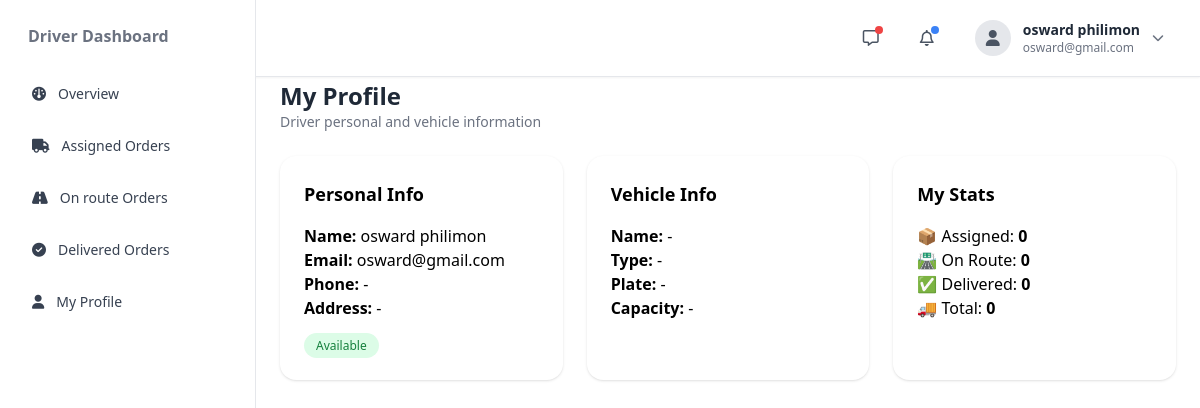
The app's page /profile/ (signed in) with its own data.
### accounts/models.py (models this page shows)
class User(AbstractUser):
    username = None
    email = models.EmailField(unique=True)
    first_name = models.CharField(max_length=150)
    last_name = models.CharField(max_length=150)
    phone = models.CharField(max_length=20, blank=True, null=True)
    ROLE_CHOICES = (
        ('ADMIN', 'Admin'),
        ('CUSTOMER', 'Customer'),
        ('DRIVER', 'Driver'),
    )
    role = models.CharField(
        max_length=20,
        choices=ROLE_CHOICES,
        default='CUSTOMER'
    )
    license_number = models.CharField(max_length=100, blank=True, null=True)
    vehicle_number = models.CharField(max_length=100, blank=True, null=True)
    vehicle_name = models.CharField(
            max_length=150,
            blank=True,
            null=True
        )
    VEHICLE_TYPES = (
        ("TRUCK", "Truck"),
        ("PICKUP", "Pickup"),
        ("TRAILER", "Trailer"),
        ("VAN", "Van"),
        ("MOTORCYCLE", "Motorcycle"),
    )
    vehicle_type = models.CharField(
        max_length=30,
        choices=VEHICLE_TYPES,
        blank=True,
        null=True
    )
    vehicle_model = models.CharField(
        max_length=100,
        blank=True,
        null=True
    )
    vehicle_color = models.CharField(
        max_length=50,
        blank=True,
        null=True
    )
    vehicle_capacity = models.CharField(
        max_length=50,
        blank=True,
        null=True,
        help_text="Example: 5 Tons"
    )
    address = models.TextField(
        blank=True,
        null=True
    )
    is_available = models.BooleanField(default=True)
    is_verified = models.BooleanField(default=False)
    created_at = models.DateTimeField(auto_now_add=True)
    USERNAME_FIELD = 'email'
    REQUIRED_FIELDS = ['first_name', 'last_name']
    objects = CustomUserManager()

### accounts/views.py (the view)
# urls.py: path('profile/', views.driver_profile, name='driver_profile'),
def driver_profile(request):
    driver = request.user
    orders = Order.objects.filter(driver=driver)
    total_orders = orders.count()
    delivered = orders.filter(status='DELIVERED').count()
    on_route = orders.filter(status='ON_ROUTE').count()
    assigned = orders.filter(status='ASSIGNED').count()
    return render(request, 'driver/profile.html', {
        "driver": driver,
        "total_orders": total_orders,
        "delivered": delivered,
        "on_route": on_route,
        "assigned": assigned,
    })

### templates/driver/profile.html
{% extends 'driver/base.html' %}
{% block content %}
{% include 'driver/nav.html' %}
{% include 'driver/sidebar.html' %}
<div class="sm:ml-64 min-h-screen pt-20 px-6 pb-10 ">
    <div class="mb-6">
        <h1 class="text-2xl font-bold text-gray-800">
            My Profile
        </h1>
        <p class="text-gray-500 text-sm">
            Driver personal and vehicle information
        </p>
    </div>
    <div class="grid grid-cols-1 md:grid-cols-3 gap-6 mb-8">
        <div class="bg-white p-6 rounded-2xl shadow">
            <h2 class="text-lg font-bold mb-4">Personal Info</h2>
            <p><strong>Name:</strong> {{ driver.first_name }} {{ driver.last_name }}</p>
            <p><strong>Email:</strong> {{ driver.email }}</p>
            <p><strong>Phone:</strong> {{ driver.phone|default:"-" }}</p>
            <p><strong>Address:</strong> {{ driver.address|default:"-" }}</p>
            <div class="mt-3">
                <span class="px-3 py-1 text-xs rounded-full
                    {% if driver.is_available %}bg-green-100 text-green-700{% else %}bg-red-100 text-red-700{% endif %}">
                    {% if driver.is_available %}Available{% else %}Busy{% endif %}
                </span>
            </div>
        </div>
        <div class="bg-white p-6 rounded-2xl shadow">
            <h2 class="text-lg font-bold mb-4">Vehicle Info</h2>
            <p><strong>Name:</strong> {{ driver.vehicle_name|default:"-" }}</p>
            <p><strong>Type:</strong> {{ driver.vehicle_type|default:"-" }}</p>
            <p><strong>Plate:</strong> {{ driver.vehicle_number|default:"-" }}</p>
            <p><strong>Capacity:</strong> {{ driver.vehicle_capacity|default:"-" }}</p>
        </div>
        <div class="bg-white p-6 rounded-2xl shadow">
            <h2 class="text-lg font-bold mb-4">My Stats</h2>
            <p>📦 Assigned: <strong>{{ assigned }}</strong></p>
            <p>🛣 On Route: <strong>{{ on_route }}</strong></p>
            <p>✅ Delivered: <strong>{{ delivered }}</strong></p>
            <p>🚚 Total: <strong>{{ total_orders }}</strong></p>
        </div>
    </div>
</div>
{% endblock %}

### templates/driver/nav.html (shortened to what this page needs)
<link rel="stylesheet" href="https://cdnjs.cloudflare.com/ajax/libs/font-awesome/6.5.0/css/all.min.css">
<nav class="fixed top-0 z-50 w-full bg-white border-b border-gray-200 shadow-sm dark:bg-gray-900 dark:border-gray-700">
  <div class="px-4 py-3 lg:px-6">
    <div class="flex items-center justify-between">
      <div class="flex items-center gap-4">
       <button id="sidebarToggle"
    class="w-10 h-10 flex items-center justify-center rounded-lg hover:bg-gray-100 dark:hover:bg-gray-800">
</button>
      </div>
      <div class="flex items-center gap-4">
        <button class="relative w-10 h-10 flex items-center justify-center rounded-lg hover:bg-gray-100 dark:hover:bg-gray-800">
          <i class="fa-regular fa-message text-gray-600 dark:text-gray-300"></i>
          <span class="absolute top-2 right-2 w-2 h-2 bg-red-500 rounded-full"></span>
        </button>
        <button class="relative w-10 h-10 flex items-center justify-center rounded-lg hover:bg-gray-100 dark:hover:bg-gray-800">
          <i class="fa-regular fa-bell text-gray-600 dark:text-gray-300"></i>
          <span class="absolute top-2 right-2 w-2 h-2 bg-blue-500 rounded-full"></span>
        </button>
        <div class="relative">
          <button id="userDropdownBtn"
            class="flex items-center gap-3 px-3 py-2 rounded-lg hover:bg-gray-100 dark:hover:bg-gray-800">
            <div class="w-9 h-9 flex items-center justify-center rounded-full bg-gray-200 dark:bg-gray-700">
              <i class="fa-solid fa-user text-gray-600 dark:text-gray-300"></i>
            </div>
            <div class="hidden md:block text-left">
              <h2 class="text-sm font-semibold text-gray-800 dark:text-white">
                {{ request.user.first_name }} {{ request.user.last_name }}
              </h2>
              <p class="text-xs text-gray-500 dark:text-gray-400">
                {{ request.user.email }}
              </p>
            </div>
            <i class="fa-solid fa-chevron-down text-xs text-gray-500"></i>
          </button>
        </div>
      </div>
    </div>
  </div>
</nav>

### records on screen
User: user.first_name "osward", user.last_name "philimon", user.email "osward@gmail.com", first_name "osward", last_name "philimon", email "osward@gmail.com", phone "-", address "-", vehicle_name "-", vehicle_type "-", vehicle_number "-", vehicle_capacity "-"

### other values on screen
{{ assigned }} "0"
{{ on_route }} "0"
{{ delivered }} "0"
{{ total_orders }} "0"
